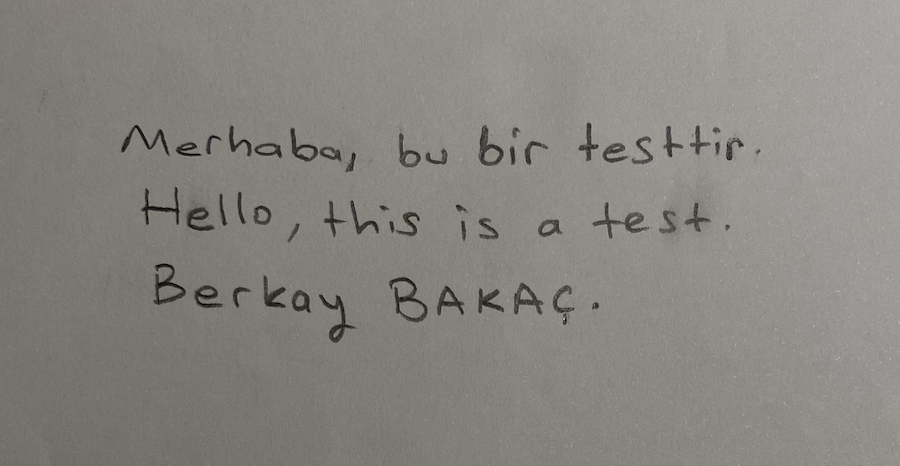
#> input picture images/berkay.png, 900 x 466 px
$ python handwriting_ocr_project.py
#> lines starting #> are read from the running program, lines starting #| are printed output that depends on the picture; after the words box and inside, x2 and y2 are one past the last pixel; in counts of white or black regions, pixels touching at a corner belong together
import cv2
import numpy as np
import pytesseract
import os
import re
import pandas as pd

# Path to the image file
image_path = "images/berkay.png"

# Read the image and convert to grayscale
original_image = cv2.imread(image_path)
#> original_image is the input picture: shape (466, 900, 3); mean B, G, R 127.5, 133.2, 136.1
grayscale_image = cv2.cvtColor(original_image, cv2.COLOR_BGR2GRAY)

# Apply Gaussian Blur and Adaptive Threshold
blurred_image = cv2.GaussianBlur(grayscale_image, (13, 13), 0)
thresholded_image = cv2.adaptiveThreshold(blurred_image, 255, cv2.ADAPTIVE_THRESH_GAUSSIAN_C, cv2.THRESH_BINARY_INV, 11, 2)
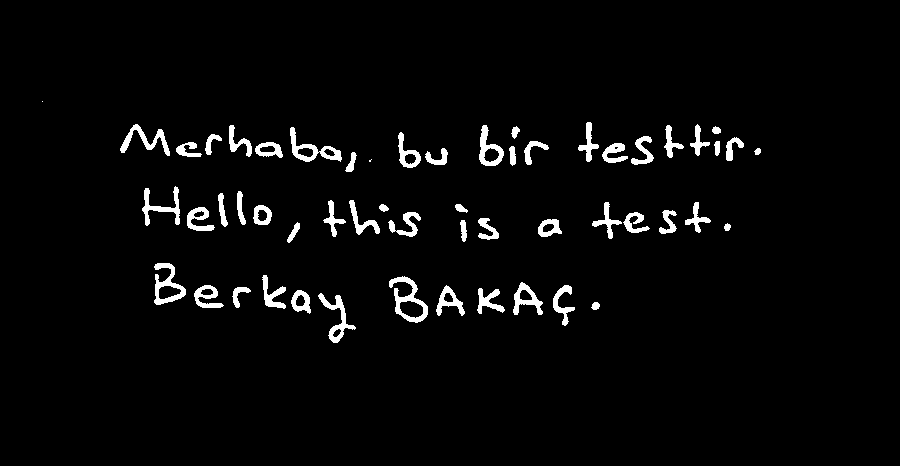
#> thresholded_image: shape (466, 900); 3.2% white; 55 white regions (2 under 20 px), largest, box (x1, y1, x2, y2) and area: (389, 276, 428, 323) 630, (154, 263, 186, 305) 553, (290, 127, 342, 162) 543

# Morphological operations to sharpen text
kernel = np.ones((2, 2), np.uint8)
morphed_image = cv2.dilate(cv2.erode(thresholded_image, kernel, iterations=1), kernel, iterations=1)
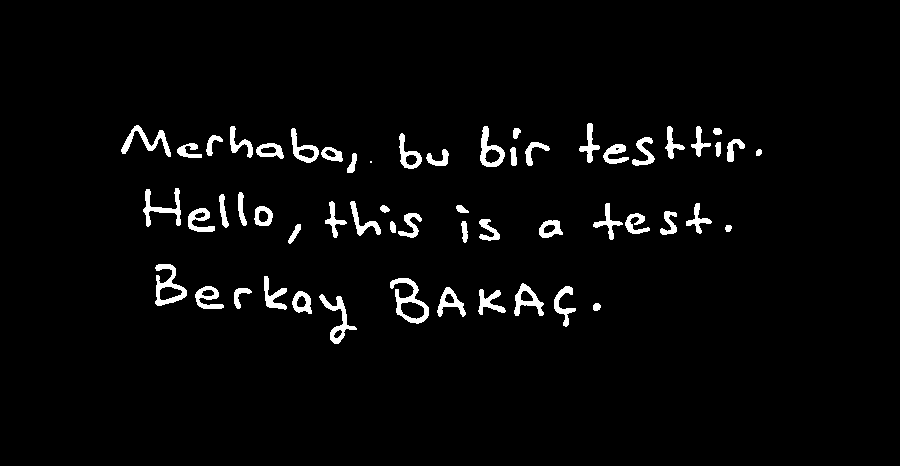
#> morphed_image: shape (466, 900); 3.2% white; 56 white regions (1 under 20 px), largest, box (x1, y1, x2, y2) and area: (390, 278, 429, 324) 627, (155, 264, 187, 306) 553, (319, 294, 357, 344) 502

# Extract and clean text using Tesseract
custom_config = r'--oem 1 --psm 11 -l tur+eng'
#> (the run stopped early here; a loop or call above may not have finished)
